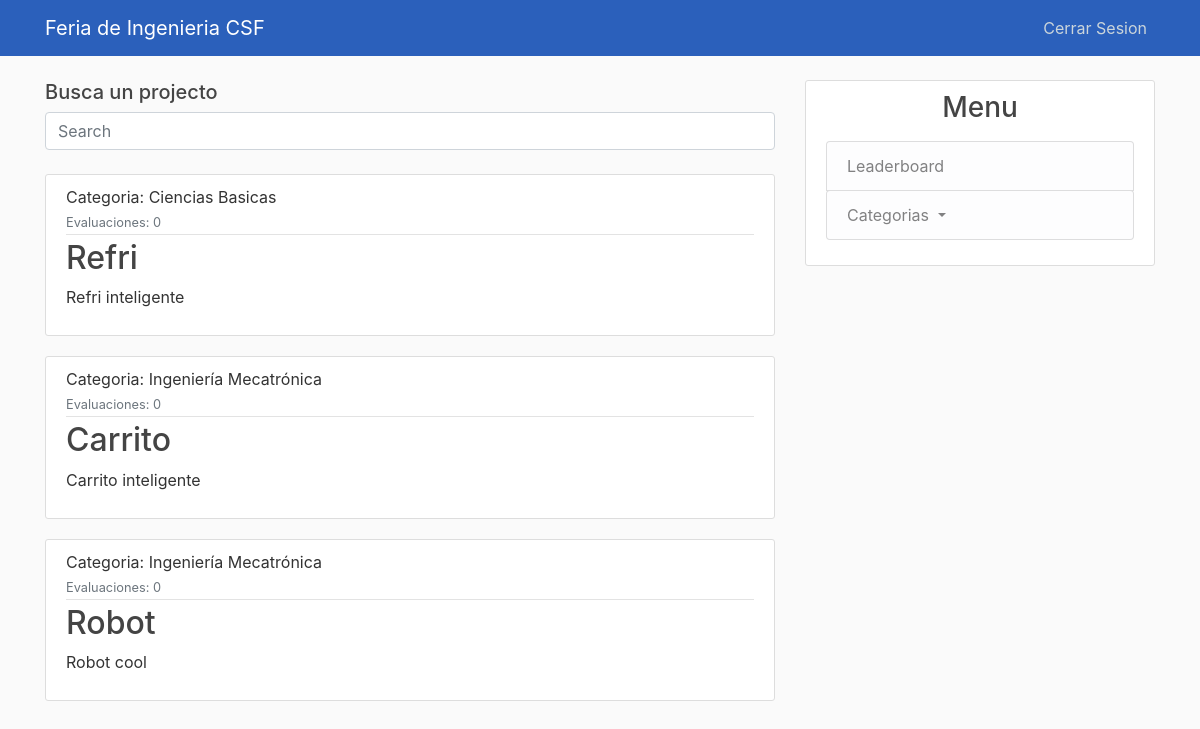
Page / (signed in) on the earlier database version.
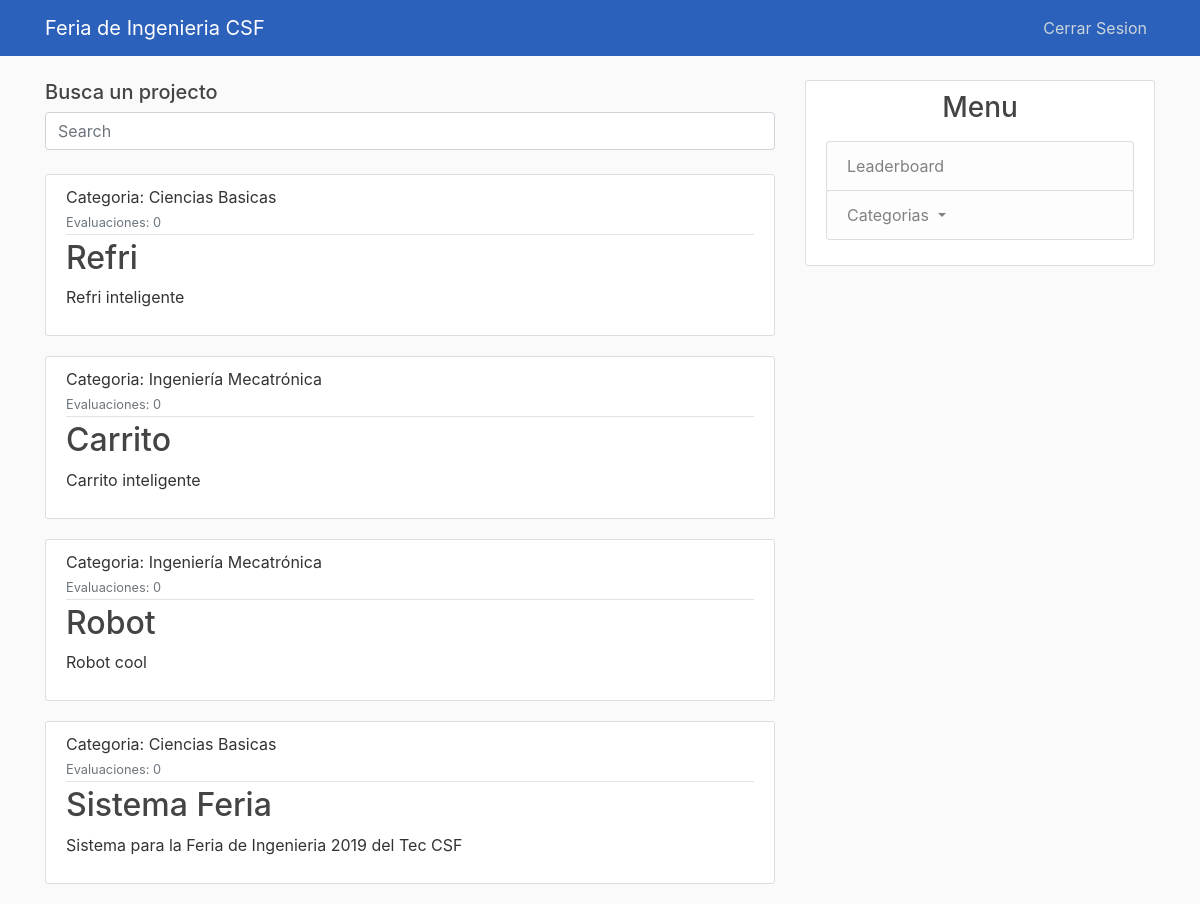
Same page on the later database version.
### feria_ing/models.py (models this page shows, shortened)
class Project(models.Model):
    id = models.IntegerField(primary_key=True)
    nombre = models.CharField(max_length=140)
    descripcion = models.TextField()
    categorias = models.ForeignKey(
        Categoria,
        on_delete = models.SET_NULL,
        null = True
    )
    requierements = models.CharField(max_length=140)
    evaluaciones = models.IntegerField()

class Categoria(models.Model):
    abreviacion = models.CharField(max_length=7, primary_key=True)
    nombre = models.CharField(max_length=100)
    num_proyectos = models.IntegerField()
    def __str__(self):
        return self.nombre

### feria_ing/views.py (the view)
# urls.py: path('', views.home, name='feria_ing-home'),
@login_required
def home(request):
    list_al = Alumno.objects.all()
    prof_list = Profesor.objects.all()
    ld_user = request.user
    mat = ld_user.username.split('@')[0]
    print(mat)
    current_user = None
    for al in list_al:
            if al.matricula == mat:
                current_user = al
    if current_user:
        type = True #Es alumno
    else:
        type= False
    for prof in prof_list:
        if prof.matricula == mat:
                current_user = prof
    context = {
        'projects': Project.objects.all(),
        'user_current': current_user,
        'type': type
    }
    return render(request, 'feria_ing/home.html', context)

### feria_ing/templates/feria_ing/home.html
{% extends "feria_ing/base.html" %}
{% block content %}
<h5> Busca un projecto </h5>
  <form method="GET" action = "{% url 'feria_ing-search' %}">
      <input name = "q" class="form-control" type="text" placeholder="Search" aria-label="Search">
  </form>
  <br>
    {% for project in projects %}
        <article class="media content-section">
          <div class="media-body">
            <div class="article-metadata">
                Categoria: {{ project.categorias }}
                <br>
              <small class="text-muted" >Evaluaciones: {{ project.evaluaciones }}</small>
            </div>
            <h2><a class="article-title" href="{% url 'project-detail' project.id %}">{{ project.nombre }}</a></h2>
            <p class="article-content">{{ project.descripcion }}</p>
          </div>
        </article>
    {% endfor %}
{% endblock content %}

Differences in the rows shown:
added Project: categorias "Ciencias Basicas", evaluaciones "0", nombre "Sistema Feria", descripcion "Sistema para la Feria de Ingenieria 2019 del Tec CSF"
